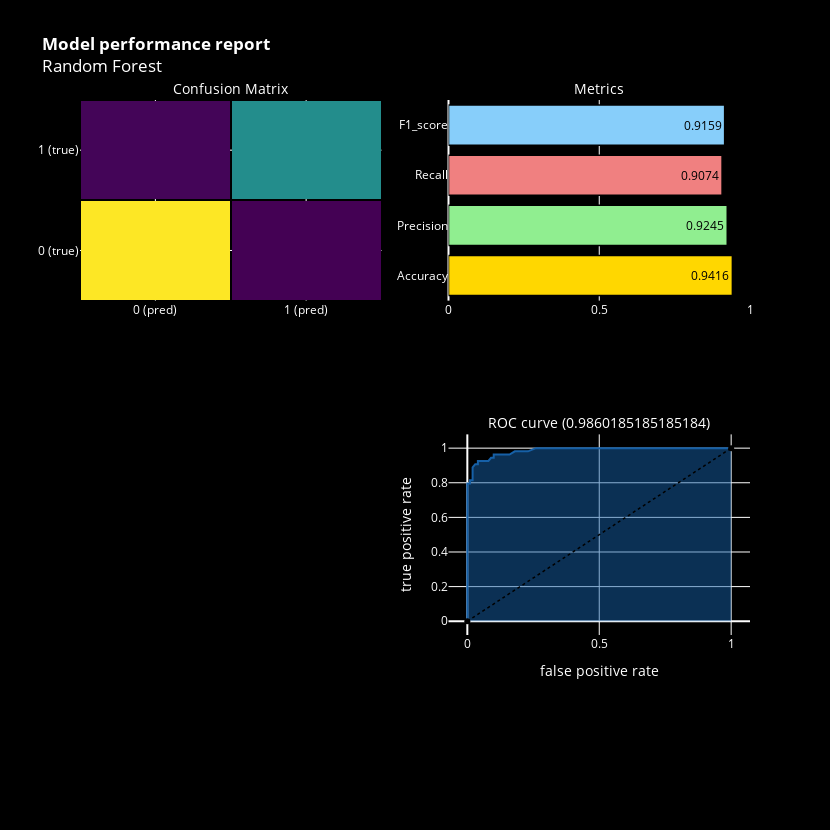

Write notebook code for a chart like this one.
### Code cell
model_performance(RF, 'Random Forest')

### Figure 1 — Plotly figure (JSON) as saved in the notebook; plotly's stock layout.template omitted (floating-point values rounded to 4 significant figures)
{"data": [{"colorscale": [[0, "#440154"], [0.1111, "#482878"], [0.2222, "#3e4989"], [0.3333, "#31688e"], [0.4444, "#26828e"], [0.5556, "#1f9e89"], [0.6667, "#35b779"], [0.7778, "#6ece58"], [0.8889, "#b5de2b"], [1, "#fde725"]], "showscale": false, "type": "heatmap", "x": ["0 (pred)", "1 (pred)"], "xaxis": "x", "xgap": 2, "y": ["0 (true)", "1 (true)"], "yaxis": "y", "ygap": 2, "z": [[96, 4], [5, 49]]}, {"marker": {"color": ["gold", "lightgreen", "lightcoral", "lightskyblue"], "line": {"color": "#000000", "width": 1.5}}, "opacity": 1, "orientation": "h", "text": [0.9416, 0.9245, 0.9074, 0.9159], "textfont": {"color": "black"}, "textposition": "auto", "type": "bar", "x": [0.9416, 0.9245, 0.9074, 0.9159], "xaxis": "x2", "y": ["Accuracy", "Precision", "Recall", "F1_score"], "yaxis": "y2"}, {"fill": "tozeroy", "line": {"color": "rgb(22, 96, 167)", "width": 2}, "name": "Roc : ", "type": "scatter", "x": [0, 0, 0, 0, 0, 0, 0, 0, 0, 0, 0, 0, 0, 0, 0, 0, 0.01, 0.01, 0.02, 0.02, 0.03, 0.04, 0.04, 0.06, 0.08, 0.09, 0.1, 0.1, 0.12, 0.14, 0.16, 0.18, 0.21, 0.23, 0.26, 0.29, 0.3, 0.33, 0.35, 0.38, 0.42, 0.47, 0.49, 0.54, 0.58, 0.66, 0.75, 0.89, 1], "xaxis": "x4", "y": [0, 0.09259, 0.1111, 0.1667, 0.2593, 0.2963, 0.3148, 0.3519, 0.4074, 0.4815, 0.5185, 0.5556, 0.6296, 0.6481, 0.7037, 0.7963, 0.7963, 0.8148, 0.8148, 0.8889, 0.9074, 0.9074, 0.9259, 0.9259, 0.9259, 0.9444, 0.9444, 0.963, 0.963, 0.963, 0.963, 0.9815, 0.9815, 0.9815, 1, 1, 1, 1, 1, 1, 1, 1, 1, 1, 1, 1, 1, 1, 1], "yaxis": "y4"}, {"line": {"color": "black", "dash": "dot", "width": 1.5}, "type": "scatter", "x": [0, 1], "xaxis": "x4", "y": [0, 1], "yaxis": "y4"}], "layout": {"annotations": [{"font": {"color": "white", "size": 14}, "showarrow": false, "text": "Confusion Matrix", "x": 0.225, "xanchor": "center", "xref": "paper", "y": 1, "yanchor": "bottom", "yref": "paper"}, {"font": {"color": "white", "size": 14}, "showarrow": false, "text": "Metrics", "x": 0.775, "xanchor": "center", "xref": "paper", "y": 1, "yanchor": "bottom", "yref": "paper"}, {"font": {"color": "white", "size": 14}, "showarrow": false, "text": "ROC curve (0.9860185185185184)", "x": 0.775, "xanchor": "center", "xref": "paper", "y": 0.375, "yanchor": "bottom", "yref": "paper"}], "autosize": false, "font": {"color": "white"}, "height": 830, "margin": {"b": 195}, "paper_bgcolor": "black", "plot_bgcolor": "black", "showlegend": false, "title": {"text": "<b>Model performance report</b><br>Random Forest"}, "width": 830, "xaxis": {"anchor": "y", "color": "white", "domain": [0, 0.45]}, "xaxis2": {"anchor": "y2", "color": "white", "domain": [0.55, 1], "range": [0, 1]}, "xaxis3": {"anchor": "y3", "domain": [0, 0.45]}, "xaxis4": {"anchor": "y4", "color": "white", "domain": [0.55, 1], "title": {"text": "false positive rate"}}, "yaxis": {"anchor": "x", "color": "white", "domain": [0.625, 1]}, "yaxis2": {"anchor": "x2", "color": "white", "domain": [0.625, 1]}, "yaxis3": {"anchor": "x3", "domain": [0, 0.375]}, "yaxis4": {"anchor": "x4", "color": "white", "domain": [0, 0.375], "title": {"text": "true positive rate"}}}}
